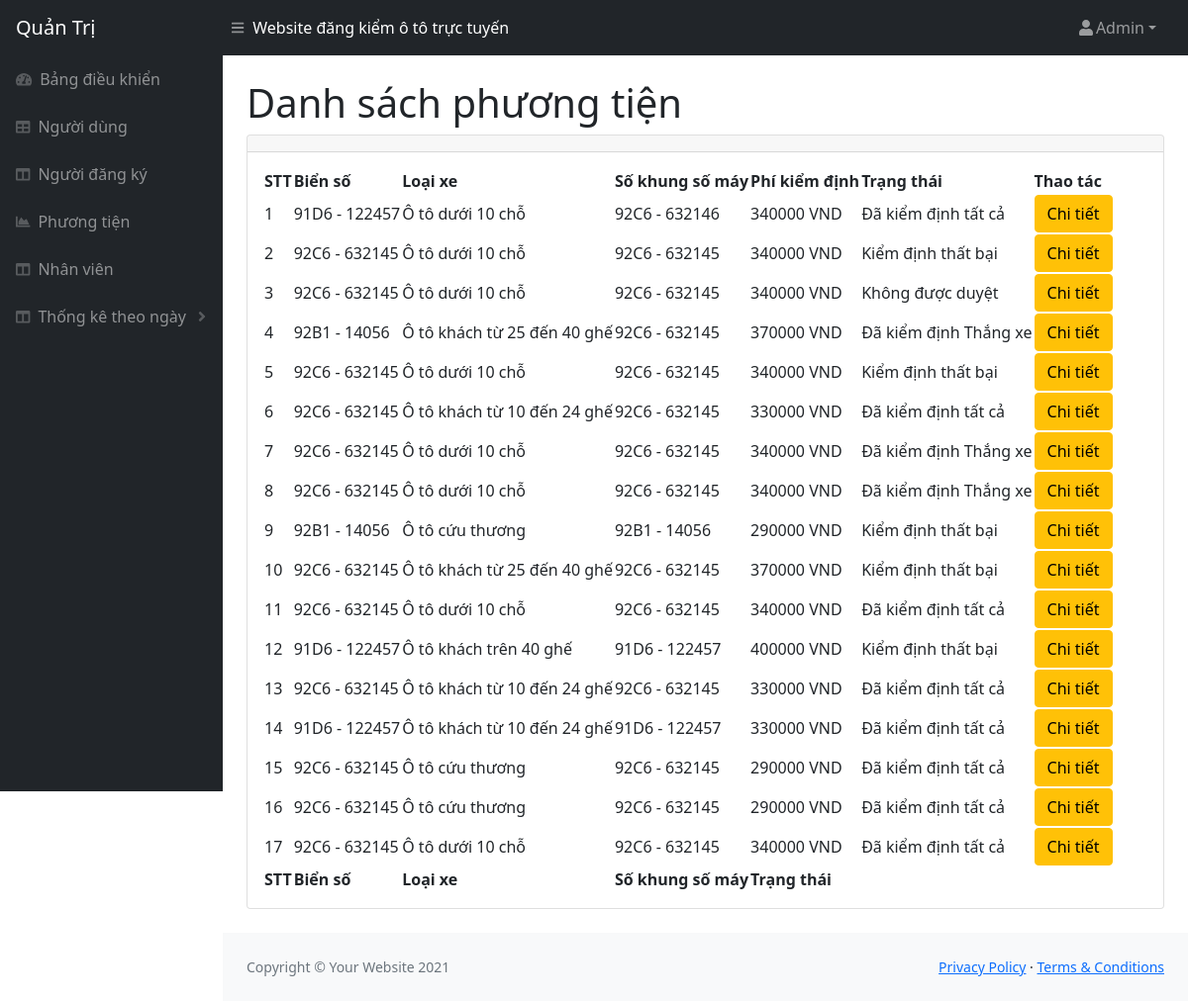
The app's page /admin/khoixe.php (signed in) with its own data.
### tables this page shows
CREATE TABLE `profile` (
  `id` int(11) NOT NULL,
  `bienso` varchar(250) NOT NULL,
  `loaixe` int(11) NOT NULL,
  `sokhung` varchar(250) NOT NULL,
  `hoten` varchar(250) NOT NULL,
  `sodienthoai` int(11) NOT NULL,
  `socmnd` int(11) NOT NULL,
  `email` varchar(250) NOT NULL,
  `ngaydangkiem` datetime NOT NULL,
  `trangthai` int(11) NOT NULL
);

CREATE TABLE `loaixe` (
  `id` int(11) NOT NULL,
  `tenloaixe` varchar(250) NOT NULL,
  `giadangkiem` int(11) NOT NULL
);

### admin/khoixe.php (the view, shortened to what this page needs)
<!DOCTYPE html>
<html lang="en">
<head>
<?php include('inc/head.php')?>
</head>
<body class="sb-nav-fixed">
<?php include('inc/header.php')?>
    <div id="layoutSidenav">
    <?php include('inc/menu.php')?>
        <div id="layoutSidenav_content">
            <main>
                <div class="container-fluid px-4">
                    <h1 class="mt-4">Danh sách phương tiện</h1>
                    <div class="card mb-4">
                        <div class="card-header">
                        </div>
                        <div class="card-body">
                            <table id="datatablesSimple">
                                <thead>
                                    <tr>
                                        <th>STT</th>
                                        <th>Biển số</th>
                                        <th>Loại xe</th>
                                        <th>Số khung số máy</th>
                                        <th>Phí kiểm định</th>
                                        <th>Trạng thái</th>
                                        <th>Thao tác</th>
                                    </tr>
                                </thead>
                                <tfoot>
                                    <tr>
                                        <th>STT</th>
                                        <th>Biển số</th>
                                        <th>Loại xe</th>
                                        <th>Số khung số máy</th>
                                        <th>Trạng thái</th>
                                    </tr>
                                </tfoot>
                                <tbody>
                                <?php
                                   $query = "SELECT a.*,b.tenloaixe,b.giadangkiem FROM profile as a,loaixe as b WHERE a.loaixe = b.id ORDER BY a.id DESC";
                                   $result = mysqli_query($connect, $query);
                                   $stt = 1;
                                   while ($arUser = mysqli_fetch_array($result, MYSQLI_ASSOC)) {
                                       $idModelInfor = "exampleModalInfor".$arUser["id"];
                                   ?>
                                    <tr>
                                        <td><?php echo $stt ?></td>
                                        <td><?php echo $arUser["bienso"] ?></td>
                                        <td><?php echo $arUser["tenloaixe"] ?></td>
                                        <td><?php echo $arUser["sokhung"] ?></td>
                                        <td><?php echo $arUser["giadangkiem"] ?> VND</td>
                                        <td>
                                        <?php if($arUser["trangthai"] == 1){
                                              echo "Đã kiểm định tất cả";
                                          }
                                          else if($arUser["trangthai"] == 2){
                                            echo "Đã kiểm định Thắng xe";
                                          }
                                          else if($arUser["trangthai"] == 3){
                                            echo "Đã kiểm định Sơn xe";
                                          }
                                          else if($arUser["trangthai"] == 4){
                                            echo "Đã kiểm định Khói xe";
                                          }
                                          else if($arUser["trangthai"] == 5){
                                            echo "Chờ duyệt";
                                          }
                                          else if($arUser["trangthai"] == 6){
                                            echo "Đã duyệt";
                                          }
                                          else if($arUser["trangthai"] == 7){
                                            echo "Không được duyệt";
                                          }
                                          else{
                                            echo "Kiểm định thất bại";
                                          }?>
                                        </td>
                                        <td>
                                        <button type="button" class="btn btn-warning" data-bs-toggle="modal"
                                                data-bs-target="#<?php echo $idModelInfor ?>">
                                                Chi tiết
                                            </button>
                                        </td>
                                    </tr>
                                    <?php $stt++;} ?>
                                </tbody>
                            </table>
                        </div>
                    </div>
                </div>
            </main>
            <?php include('inc/footer.php')?>
        </div>
    </div>
</body>
</html>

### records on screen
profile: bienso "91D6 - 122457", loaixe.tenloaixe "Ô tô dưới 10 chỗ", sokhung "92C6 - 632146", loaixe.giadangkiem "340000", trangthai "Đã kiểm định tất cả"
profile: bienso "92C6 - 632145", loaixe.tenloaixe "Ô tô dưới 10 chỗ", sokhung "92C6 - 632145", loaixe.giadangkiem "340000", trangthai "Kiểm định thất bại"
profile: bienso "92C6 - 632145", loaixe.tenloaixe "Ô tô dưới 10 chỗ", sokhung "92C6 - 632145", loaixe.giadangkiem "340000", trangthai "Không được duyệt"
profile: bienso "92B1 - 14056", loaixe.tenloaixe "Ô tô khách từ 25 đến 40 ghế", sokhung "92C6 - 632145", loaixe.giadangkiem "370000", trangthai "Đã kiểm định Thắng xe"
profile: bienso "92C6 - 632145", loaixe.tenloaixe "Ô tô dưới 10 chỗ", sokhung "92C6 - 632145", loaixe.giadangkiem "340000", trangthai "Kiểm định thất bại"
profile: bienso "92C6 - 632145", loaixe.tenloaixe "Ô tô khách từ 10 đến 24 ghế", sokhung "92C6 - 632145", loaixe.giadangkiem "330000", trangthai "Đã kiểm định tất cả"
profile: bienso "92C6 - 632145", loaixe.tenloaixe "Ô tô dưới 10 chỗ", sokhung "92C6 - 632145", loaixe.giadangkiem "340000", trangthai "Đã kiểm định Thắng xe"
profile: bienso "92C6 - 632145", loaixe.tenloaixe "Ô tô dưới 10 chỗ", sokhung "92C6 - 632145", loaixe.giadangkiem "340000", trangthai "Đã kiểm định Thắng xe"
profile: bienso "92B1 - 14056", loaixe.tenloaixe "Ô tô cứu thương", sokhung "92B1 - 14056", loaixe.giadangkiem "290000", trangthai "Kiểm định thất bại"
profile: bienso "92C6 - 632145", loaixe.tenloaixe "Ô tô khách từ 25 đến 40 ghế", sokhung "92C6 - 632145", loaixe.giadangkiem "370000", trangthai "Kiểm định thất bại"
profile: bienso "92C6 - 632145", loaixe.tenloaixe "Ô tô dưới 10 chỗ", sokhung "92C6 - 632145", loaixe.giadangkiem "340000", trangthai "Đã kiểm định tất cả"
profile: bienso "91D6 - 122457", loaixe.tenloaixe "Ô tô khách trên 40 ghế", sokhung "91D6 - 122457", loaixe.giadangkiem "400000", trangthai "Kiểm định thất bại"
profile: bienso "92C6 - 632145", loaixe.tenloaixe "Ô tô khách từ 10 đến 24 ghế", sokhung "92C6 - 632145", loaixe.giadangkiem "330000", trangthai "Đã kiểm định tất cả"
profile: bienso "91D6 - 122457", loaixe.tenloaixe "Ô tô khách từ 10 đến 24 ghế", sokhung "91D6 - 122457", loaixe.giadangkiem "330000", trangthai "Đã kiểm định tất cả"
profile: bienso "92C6 - 632145", loaixe.tenloaixe "Ô tô cứu thương", sokhung "92C6 - 632145", loaixe.giadangkiem "290000", trangthai "Đã kiểm định tất cả"
profile: bienso "92C6 - 632145", loaixe.tenloaixe "Ô tô cứu thương", sokhung "92C6 - 632145", loaixe.giadangkiem "290000", trangthai "Đã kiểm định tất cả"
profile: bienso "92C6 - 632145", loaixe.tenloaixe "Ô tô dưới 10 chỗ", sokhung "92C6 - 632145", loaixe.giadangkiem "340000", trangthai "Đã kiểm định tất cả"
